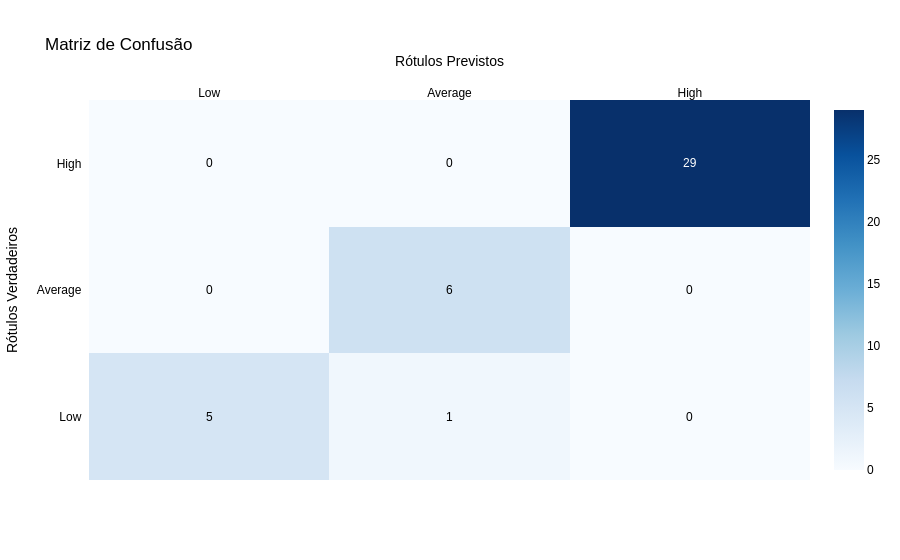

Notebook code cell kept with this figure:
### Code cell
# Matriz de Confusão
conf_matrix = confusion_matrix(y_test, y_pred_test)

# Definindo os nomes de classes
class_names = ['Low', 'Average', 'High']

# Matriz de Confusão
fig = ff.create_annotated_heatmap(
    z = conf_matrix,
    x = class_names,
    y = class_names,
    colorscale = 'Blues',
    showscale = True
)

# Estilizando
fig.update_layout(
    title = 'Matriz de Confusão',
    xaxis_title = 'Rótulos Previstos',
    yaxis_title = 'Rótulos Verdadeiros',
    font = dict(
        family = 'Arial',
        size = 12,
        color = 'black'
    ),
    template = 'plotly'
)

fig.show()

### Figure 1 — Plotly figure (JSON) as saved in the notebook; plotly's stock layout.template omitted (floating-point values rounded to 4 significant figures)
{"data": [{"colorscale": [[0.0, "rgb(247,251,255)"], [0.125, "rgb(222,235,247)"], [0.25, "rgb(198,219,239)"], [0.375, "rgb(158,202,225)"], [0.5, "rgb(107,174,214)"], [0.625, "rgb(66,146,198)"], [0.75, "rgb(33,113,181)"], [0.875, "rgb(8,81,156)"], [1.0, "rgb(8,48,107)"]], "reversescale": false, "showscale": true, "x": ["Low", "Average", "High"], "y": ["Low", "Average", "High"], "z": [[5, 1, 0], [0, 6, 0], [0, 0, 29]], "type": "heatmap"}], "layout": {"annotations": [{"font": {"color": "#000000"}, "showarrow": false, "text": "5", "x": "Low", "xref": "x", "y": "Low", "yref": "y"}, {"font": {"color": "#000000"}, "showarrow": false, "text": "1", "x": "Average", "xref": "x", "y": "Low", "yref": "y"}, {"font": {"color": "#000000"}, "showarrow": false, "text": "0", "x": "High", "xref": "x", "y": "Low", "yref": "y"}, {"font": {"color": "#000000"}, "showarrow": false, "text": "0", "x": "Low", "xref": "x", "y": "Average", "yref": "y"}, {"font": {"color": "#000000"}, "showarrow": false, "text": "6", "x": "Average", "xref": "x", "y": "Average", "yref": "y"}, {"font": {"color": "#000000"}, "showarrow": false, "text": "0", "x": "High", "xref": "x", "y": "Average", "yref": "y"}, {"font": {"color": "#000000"}, "showarrow": false, "text": "0", "x": "Low", "xref": "x", "y": "High", "yref": "y"}, {"font": {"color": "#000000"}, "showarrow": false, "text": "0", "x": "Average", "xref": "x", "y": "High", "yref": "y"}, {"font": {"color": "#FFFFFF"}, "showarrow": false, "text": "29", "x": "High", "xref": "x", "y": "High", "yref": "y"}], "xaxis": {"dtick": 1, "gridcolor": "rgb(0, 0, 0)", "side": "top", "ticks": "", "title": {"text": "Rótulos Previstos"}}, "yaxis": {"dtick": 1, "ticks": "", "ticksuffix": "  ", "title": {"text": "Rótulos Verdadeiros"}}, "font": {"family": "Arial", "size": 12, "color": "black"}, "title": {"text": "Matriz de Confusão"}}}
